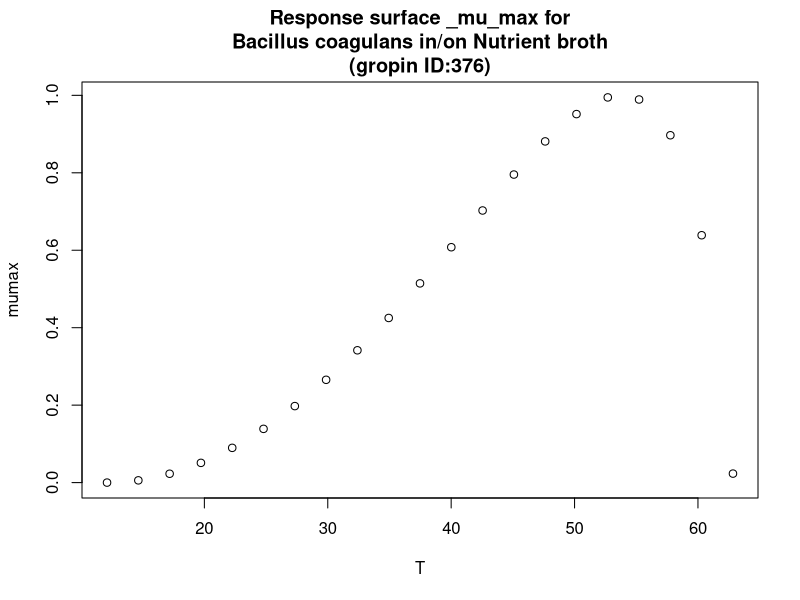

Reproduce this figure in R.
#############################
# start of Parameter script
#############################
T <- seq(12.1121,62.8371628371628,length.out=21)
#############################
# end of Parameter script
#############################
############################# 
# start of Model script Gropin ID 376 
#############################
 
# constant coefficients for this model
 
variables <- data.frame(T)
argumentsPar <- unique.data.frame(expand.grid(variables))
 
# heart of the model
response_surface <- function(T) {
   mumax <-(1*(T-62.9)*((T-12.1)^2))/((53.8-12.1)*((53.8-12.1)*(T-53.8)-(53.8-62.9)*(53.8+12.1-2*T)))

	return(mumax=mumax)
} 

# output parameters
responseSurface <- cbind(argumentsPar,response_surface(argumentsPar['T']))
colnames(responseSurface) <- c(colnames(argumentsPar),'mumax')
#############################
# End of Model script
#############################
############################# 
# start of Visualisation script Gropin ID 376 
#############################
titleText <-'Response surface _mu_max for
Bacillus coagulans in/on Nutrient broth
(gropin ID:376)'
plot(T,responseSurface$'mumax',xlab='T',
                          ylab='mumax',main=titleText)
#############################
# End of Visualisation script
#############################
